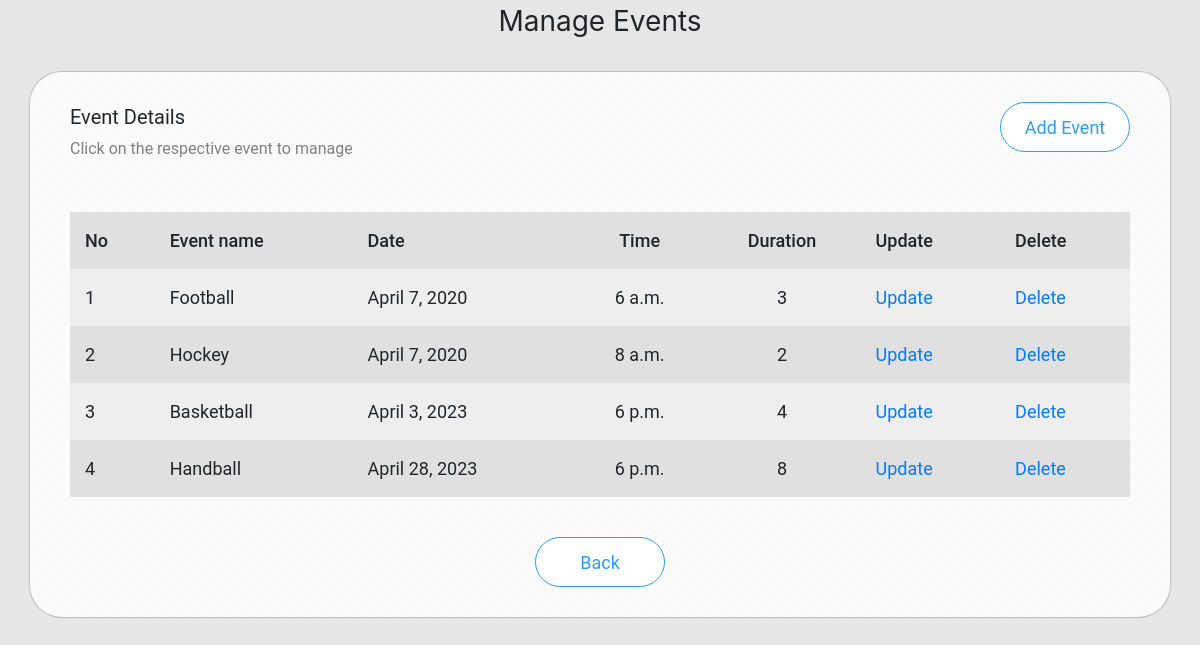
Screenshot of /admin_event (signed in) with the database file from the repository.
### scmapp/models.py (models this page shows)
class Event(models.Model):
    eid = models.AutoField(primary_key=True)
    name = models.CharField(max_length=20)
    date = models.DateField()
    time = models.TimeField()
    duration = models.IntegerField()

### scmapp/views.py (the view)
# urls.py: url(r'^admin_event',views.admin_event,name='admin_event'),
def admin_event(request):
    if 'aname' in request.session:
        event = Event.objects.all()
        data = {'event':event}
        if 'event_status' in request.session:
            data['status'] = request.session.get('event_status')
        return render(request,'admin_event.html',context=data)
    else:
        data = {'status':'You need to login first'}
        return render(request,'admin_login.html',context=data)

### templates/admin_event.html (shortened to what this page needs)
<!DOCTYPE html>
{% load static %}
<html>
<head>
  <link rel="stylesheet" href="https://stackpath.bootstrapcdn.com/bootstrap/4.4.1/css/bootstrap.min.css">
  <link rel="stylesheet" href="{% static 'css/admin_event.css' %}">
</head>
<body>
<div class="container-fluid header text-center">
  Manage Events
</div>
<div class="container box progress-bar-striped progress-bar-animated">
  <a href="add_event.php"><button style="float:right;">Add Event</button></a>
  Event Details<br>
  <span style="font-size:16px;color:gray;">Click on the respective event to manage</span><br>
  <table>
    <tr>
      <td>No</td>
      <td>Event name</td>
      <td>Date</td>
      <td>Time</td>
      <td>Duration</td>
      <td>Update</td>
      <td>Delete</td>
    </tr>
    {% for e in event %}
      <tr>
        <td>{{ forloop.counter }}</td>
        <td>{{ e.name}}</td>
        <td>{{ e.date }}</td>
        <td>{{ e.time }}</td>
        <td>{{ e.duration }}</td>
        <td><a href="{% url 'scmapp:update_event' id=e.eid %}">Update</a></td>
        <td><a href="{% url 'scmapp:db_delete_event' id=e.eid %}">Delete</a></td>
      </tr>
    {% empty %}
      <tr>
        <td colspan="7" align="center">No Events</td>
      </tr>
    {% endfor %}
  </table>
  <div class="footer">
    <a href="{% url 'scmapp:admin_home' %}"><button>Back</button></a>
  </div>
</div>
</body>
</html>

### static/css/admin_event.css (style rules this page uses)
body { background-color: #e6e6e6; }
.header { margin: 30 0px 0px 0px; font-size: 28px; }
.container { width: 100%; }
.box { margin-top: 30px; margin-bottom: 50px; background-color: #fafafa; font-family: 'Roboto'; font-size: 20px; padding: 30px 40px 30px 40px; border-radius: 32px; -webkit-box-shadow:0px 0px 1px 1px #bdbdbd; }
.box button { width: 130px; height: 50px; margin: 0px; background-color: #fff; outline: none; border:1.5px solid #2f9cf1; border-radius: 64px; font-size: 18px; color:#2f9cf1; }
.box table { margin:50px 0px 0px 0px; width:100%; }
.box td { padding:15px; }
.box tr { font-size: 18px; }
.box tr:nth-child(1) { font-size: 18px; font-weight: 500; background-color: #a9a9a9; }
.box tr:nth-child(even) { background-color: #eeeeee; }
.box tr:nth-child(odd) { background-color: #e0e0e0; }
.box td:nth-child(4) { text-align: center; }
.box td:nth-child(5) { text-align: center; }
.footer { margin:40px 0px 0px 0px; height: 50px; text-align: center; }

### rows the page displays
Event: name "Football", date "April 7, 2020", time "6 a.m.", duration "3"
Event: name "Hockey", date "April 7, 2020", time "8 a.m.", duration "2"
Event: name "Basketball", date "April 3, 2023", time "6 p.m.", duration "4"
Event: name "Handball", date "April 28, 2023", time "6 p.m.", duration "8"
